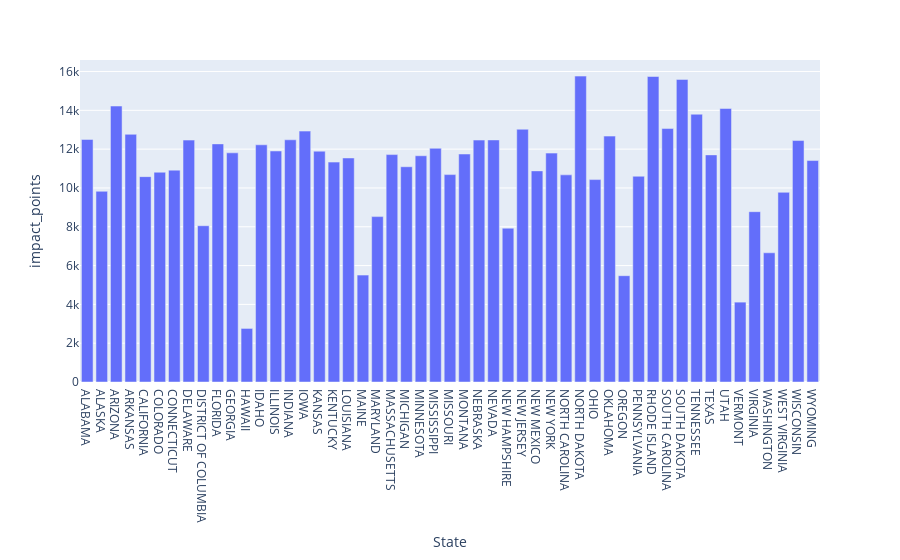

Notebook code for this chart:
### Code cell
px.bar(states_df, y='impact_points', x='State')

### Figure 1 — Plotly figure (JSON) as saved in the notebook; plotly's stock layout.template omitted (floating-point values rounded to 4 significant figures)
{"data": [{"alignmentgroup": "True", "hovertemplate": "State=%{x}<br>impact_points=%{y}<extra></extra>", "legendgroup": "", "marker": {"color": "#636efa"}, "name": "", "offsetgroup": "", "orientation": "v", "showlegend": false, "textposition": "auto", "type": "bar", "x": ["ALABAMA", "ALASKA", "ARIZONA", "ARKANSAS", "CALIFORNIA", "COLORADO", "CONNECTICUT", "DELAWARE", "DISTRICT OF COLUMBIA", "FLORIDA", "GEORGIA", "HAWAII", "IDAHO", "ILLINOIS", "INDIANA", "IOWA", "KANSAS", "KENTUCKY", "LOUISIANA", "MAINE", "MARYLAND", "MASSACHUSETTS", "MICHIGAN", "MINNESOTA", "MISSISSIPPI", "MISSOURI", "MONTANA", "NEBRASKA", "NEVADA", "NEW HAMPSHIRE", "NEW JERSEY", "NEW MEXICO", "NEW YORK", "NORTH CAROLINA", "NORTH DAKOTA", "OHIO", "OKLAHOMA", "OREGON", "PENNSYLVANIA", "RHODE ISLAND", "SOUTH CAROLINA", "SOUTH DAKOTA", "TENNESSEE", "TEXAS", "UTAH", "VERMONT", "VIRGINIA", "WASHINGTON", "WEST VIRGINIA", "WISCONSIN", "WYOMING"], "xaxis": "x", "y": [12500.0, 9827.0, 14220.0, 12760.0, 10580.0, 10810.0, 10920.0, 12470.0, 8053.0, 12270.0, 11810.0, 2761.0, 12220.0, 11900.0, 12480.0, 12930.0, 11900.0, 11330.0, 11540.0, 5509.0, 8523.0, 11720.0, 11093, 11660.0, 12040.0, 10690.0, 11750.0, 12470.0, 12470.0, 7926.0, 13020.0, 10880.0, 11790.0, 10670.0, 15760.0, 10430.0, 12670.0, 5478.0, 10600.0, 15740.0, 13060.0, 15590.0, 13800.0, 11700.0, 14100.0, 4116.0, 8777.0, 6658.0, 9775.0, 12440.0, 11410.0], "yaxis": "y"}], "layout": {"barmode": "relative", "legend": {"tracegroupgap": 0}, "margin": {"t": 60}, "xaxis": {"anchor": "y", "domain": [0, 1], "title": {"text": "State"}}, "yaxis": {"anchor": "x", "domain": [0, 1], "title": {"text": "impact_points"}}}}
